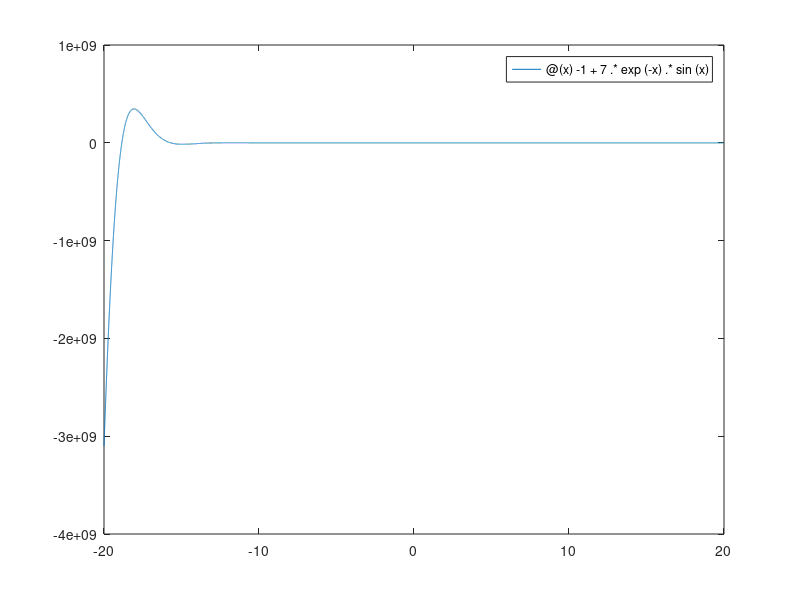

Here is the MATLAB script that generated this plot: (Note: this script raises an error after producing the figure.)
% Raiid Ahmed Homework 3 Problem 1 Main Script
clear
clc

funct = @(x) -1 + 7 .* exp(-x) .* sin(x);

bracket = [1,3];

fplot(funct,[-20 20])

disp('Bisect')
[a,b,c,d] = bisect(funct,bracket,10^(-10),100);
disp("Root Approx: " + num2str(a) + " Final Function Value: " + num2str(b) + " Final Relative Error: " + num2str(c) + " Iterations to Convergence: " + num2str(d))
disp('False Positive')
[e,f,g,h] = false_pos(funct,bracket,10^(-10),100);
disp("Root Approx: " + num2str(e) + " Final Function Value: " + num2str(f) + " Final Relative Error: " + num2str(g) + " Iterations to Convergence: " + num2str(h))
disp('Secant')
[i,j,k,l] = secant(funct,bracket,10^(-10),100);
disp("Root Approx: " + num2str(i) + " Final Function Value: " + num2str(j) + " Final Relative Error: " + num2str(k) + " Iterations to Convergence: " + num2str(l))

fdiff = @(x) 7 .* exp(-x) .* (cos(x) - sin(x));
init = 1;
flag = true;

disp('Newton')
[m,n,o,p] = newton(funct,fdiff,init,10^(-10),100,flag);
disp("Root Approx: " + num2str(m) + " Final Function Value: " + num2str(n) + " Final Relative Error: " + num2str(o) + " Iterations to Convergence: " + num2str(p))

root = fzero(funct,100);

err1 = abs(root - a)/root;
err2 = abs(root - e)/root;
err3 = abs(root - i)/root;
err4 = abs(root - m)/root;

disp("Bisect Error: " + err1 + " False Positive Error: " + err2 + " Secant Error: " + err3 + " Newton Error: " + err4)
